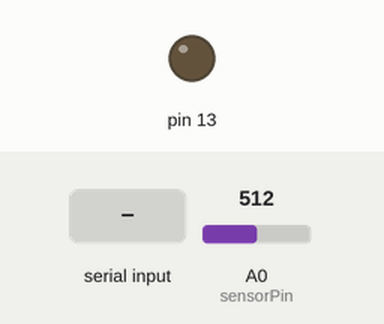
This sketch was run on a simulated Arduino Uno, built with avr-gcc and run on an emulated ATmega328P. Parts: output pins drawn as LEDs (lit = HIGH). The test bench sets the inputs (shaded band); at power-on: A0 (sensorPin) = 512. What the sketch prints to the serial monitor is not drawn.

Above: at 1.2 s.
1.3 s: "serial1\n" received over Serial
At 2.3 s:
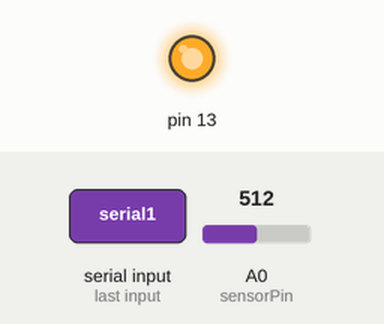
Timing chart, 0 to 4.3 s (numbered marks = the images above; inputs shaded):
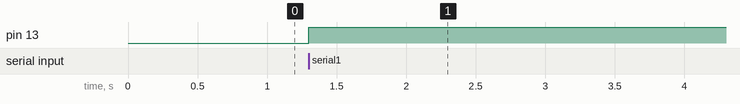

Measured:
- after the input at 1.3 s, pin 13: LOW → HIGH at once

The sketch:

Serial.ino
```cpp
// Parse incoming messages consisting of three decimal values followed by a carriage return
//  Example  "12 34 56\n"
//  In TouchDesigner:     op('serial1').send("12 34 56", terminator="\n")
//
#define BUFFER_SIZE 1

int sensorPin = A0;
int sensorValue = 0;


unsigned char incomingByte = 0; // for incoming serial data
unsigned char buffer[BUFFER_SIZE];

unsigned char val = 255;

void setup()
{
    Serial.begin(115200);

    pinMode(A0, INPUT);
    pinMode(13, OUTPUT);

    Serial.println("BEGIN");
}

void loop()
{

    if (Serial.available() > 0)
    {
        // read the incoming byte:
        Serial.readBytes(buffer, BUFFER_SIZE);
        if(buffer[0] == 0) {
          digitalWrite(13, LOW);
        } else {
          digitalWrite(13, HIGH);
        }

    }
    sensorValue = analogRead(sensorPin);
    Serial.println(sensorValue);
}
```
